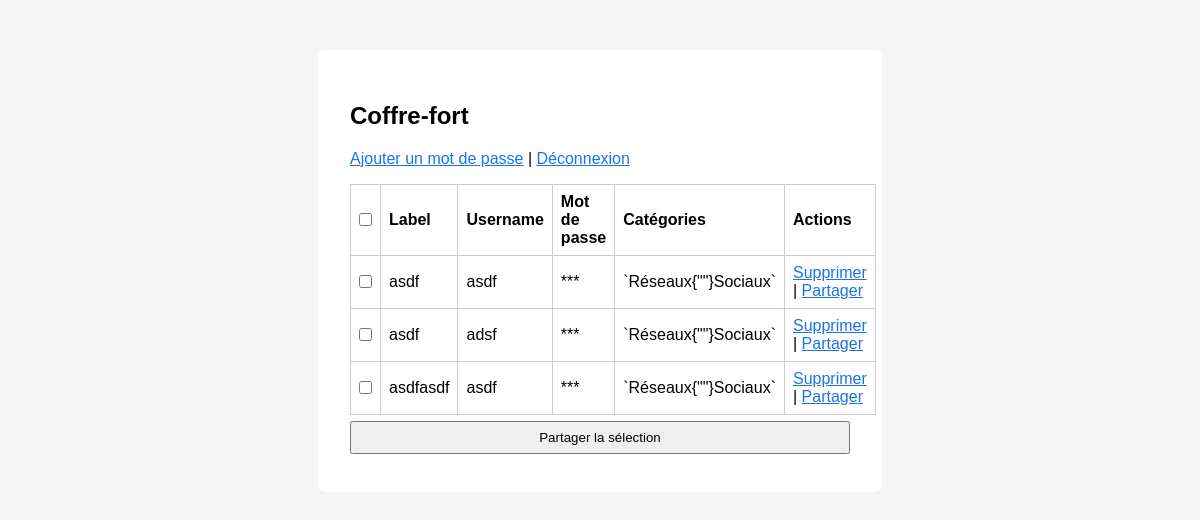
/vault (signed in), run on an earlier commit of the app's database.
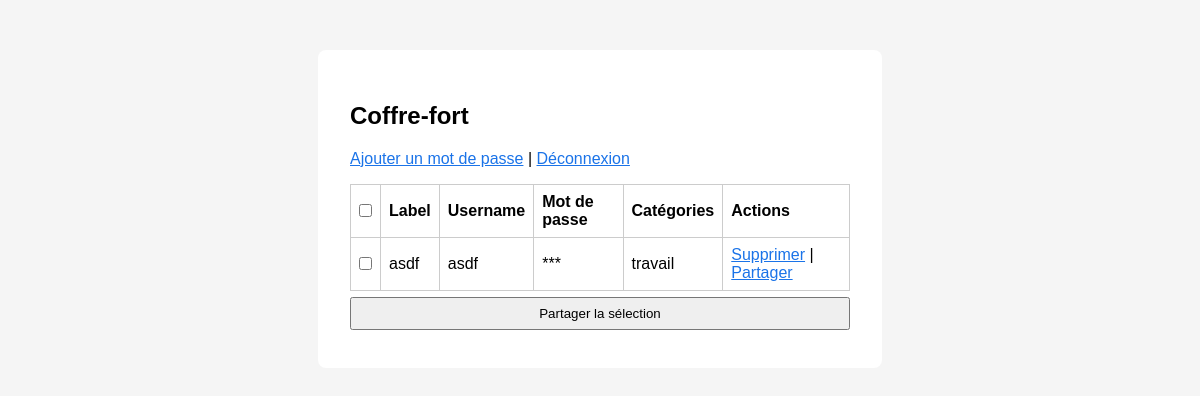
And on a later commit of the database.
### tables this page shows
CREATE TABLE passwords (
            id INTEGER PRIMARY KEY, user_id INTEGER, username TEXT, label TEXT,
            token BLOB, category TEXT, FOREIGN KEY(user_id) REFERENCES users(id));

### app.py (the view)
@app.route("/vault")
@login_required
def vault():
    with get_db() as conn:
        c = conn.cursor()
        c.execute("SELECT id, token, username, label, category FROM passwords WHERE user_id = ?", (current_user.id,))
        items = c.fetchall()
    passwords = []
    key = session.get("key")
    for item in items:
        decrypted = decrypt_password_fernet(item[1], key)
        print(decrypted)
        print(item[1])
        if decrypted:
            passwords.append({"id": item[0], "username": item[2], "label": item[3],"category": item[4], "password": decrypted})
        else:
            passwords.append({"id": item[0], "username": item[2], "label": item[3],"category": item[4], "password": "***"})
    return render_template("vault.html", passwords=passwords)

### app.py (called while the page is built)
def get_db():
    return sqlite3.connect(DB_PATH)

@login_manager.user_loader
def load_user(user_id):
    with get_db() as conn:
        c = conn.cursor()
        c.execute("SELECT id, username FROM users WHERE id = ?", (user_id,))
        row = c.fetchone()
        return User(*row) if row else None

def decrypt_password_fernet(encrypted_data, key):
    try:
        f = Fernet(key)
        return f.decrypt(encrypted_data).decode()
    except Exception:
        return None

### templates/vault.html (shortened to what this page needs)
{% extends "base.html" %}
{% block content %}
<h2>Coffre-fort</h2>
<a href="{{ url_for('add') }}">Ajouter un mot de passe</a> |
<a href="{{ url_for('logout') }}">Déconnexion</a>
<form id="multi-share-form" method="POST" action="{{ url_for('share_multiple') }}">
<table>
    <tr>
        <th><input type="checkbox" id="select-all"></th>
        <th>Label</th>
        <th>Username</th>
        <th>Mot de passe</th>
        <th>Catégories</th>
        <th>Actions</th>
    </tr>
    {% for item in passwords %}
    <tr>
        <td><input type="checkbox" name="selected_ids" value="{{ item.id }}"></td>
        <td>{{ item.label }}</td>
        <td>{{ item.username }}</td>
        <td>{{ item.password }}</td>
        <td>{{ item.category }}</td>
        <td>
            <a href="{{ url_for('delete', id=item.id) }}">Supprimer</a> |
            <a href="{{ url_for('share', id=item.id) }}">Partager</a>
        </td>
    </tr>
    {% endfor %}
</table>
<button type="submit">Partager la sélection</button>
</form>
{% endblock %}

### templates/base.html (shortened to what this page needs)
<!DOCTYPE html>
<html lang="fr">
<head>
    <link rel="stylesheet" href="{{ url_for('static', filename='style.css') }}">
</head>
<body>
    <div class="container">
        {% block content %}{% endblock %}
    </div>
</body>
</html>

### static/style.css (style rules this page uses)
body { font-family: sans-serif; background: #f5f5f5; }
.container { max-width: 500px; margin: 50px auto; background: #fff; padding: 2em; border-radius: 8px; }
input, button { margin: 0.5em 0; padding: 0.5em; width: 100%; }
table { width: 100%; border-collapse: collapse; margin-top: 1em; }
th, td { border: 1px solid #ccc; padding: 0.5em; text-align: left; }
a { color: #1a73e8; }

What changed in the data, as far as the page shows it:
removed passwords: label "asdf", username "adsf", password "***", category "`Réseaux{\"\"}Sociaux`"
removed passwords: label "asdfasdf", username "asdf", password "***", category "`Réseaux{\"\"}Sociaux`"
changed passwords "asdf": category "`Réseaux{\"\"}Sociaux`" → "travail"
